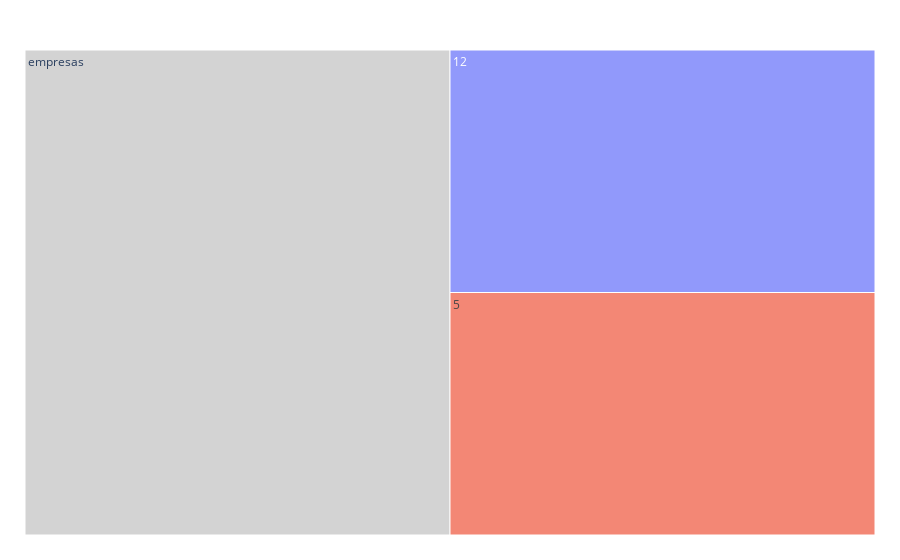

Notebook code for this chart:
### Markdown cell above
%md ALTERNATIVE PLOT

### Code cell
import plotly.graph_objects as go
import pandas as pd


A ={"nome" : "A", "tamanho" : 12, "parents": "empresas"}
B ={"nome" : "B", "tamanho" : 5, "parents": "empresas"} 
l1 = [A, B]
df = pd.DataFrame(l1)

fig = go.Figure(
    go.Icicle(
        ids = df.nome,
        labels = df.tamanho,
        parents = df.parents,
        root_color="lightgrey",
        tiling = dict(
            orientation='h'
        )
    )
)
fig.update_layout(margin = dict(t=50, l=25, r=25, b=25))
fig.show()

### Figure 1 — Plotly figure (JSON) as saved in the notebook; plotly's stock layout.template omitted (floating-point values rounded to 4 significant figures)
{"data": [{"ids": ["Santander", "Portocred"], "labels": [12, 5], "parents": ["empresas", "empresas"], "root": {"color": "lightgrey"}, "tiling": {"orientation": "h"}, "type": "icicle"}], "layout": {"margin": {"b": 25, "l": 25, "r": 25, "t": 50}}}
